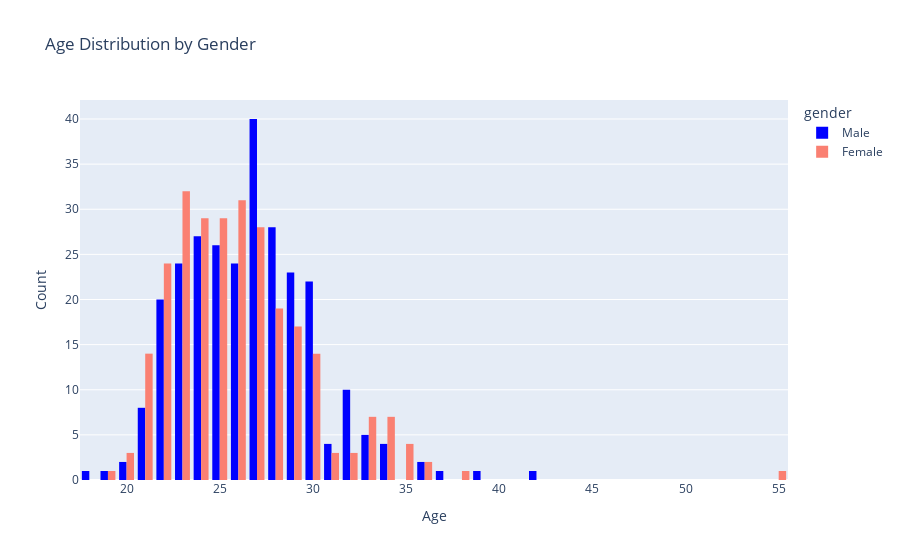

The code cell stored with this chart in its notebook:
### Code cell
#age distribution per gender
fig = px.histogram(dataset_unique, x='age', color='gender', color_discrete_sequence=['blue', 'salmon'],
                   barmode='group', title='Age Distribution by Gender', labels={'age': 'Age', 'count': 'Count'},
                   category_orders={'gender': ['Male', 'Female']})
fig.update_layout(xaxis_title='Age', yaxis_title='Count')
fig.show()

### Figure 1 — Plotly figure (JSON) as saved in the notebook; plotly's stock layout.template omitted (floating-point values rounded to 4 significant figures; data arrays with more than 128 entries replaced by an {"elided": "..."} marker saying what was removed)
{"data": [{"alignmentgroup": "True", "bingroup": "x", "hovertemplate": "gender=Male<br>Age=%{x}<br>count=%{y}<extra></extra>", "legendgroup": "Male", "marker": {"color": "blue", "pattern": {"shape": ""}}, "name": "Male", "offsetgroup": "Male", "orientation": "v", "showlegend": true, "type": "histogram", "x": {"elided": "277 int values"}, "xaxis": "x", "yaxis": "y"}, {"alignmentgroup": "True", "bingroup": "x", "hovertemplate": "gender=Female<br>Age=%{x}<br>count=%{y}<extra></extra>", "legendgroup": "Female", "marker": {"color": "salmon", "pattern": {"shape": ""}}, "name": "Female", "offsetgroup": "Female", "orientation": "v", "showlegend": true, "type": "histogram", "x": {"elided": "274 int values"}, "xaxis": "x", "yaxis": "y"}], "layout": {"barmode": "group", "legend": {"title": {"text": "gender"}, "tracegroupgap": 0}, "title": {"text": "Age Distribution by Gender"}, "xaxis": {"anchor": "y", "domain": [0, 1], "title": {"text": "Age"}}, "yaxis": {"anchor": "x", "domain": [0, 1], "title": {"text": "Count"}}}}
